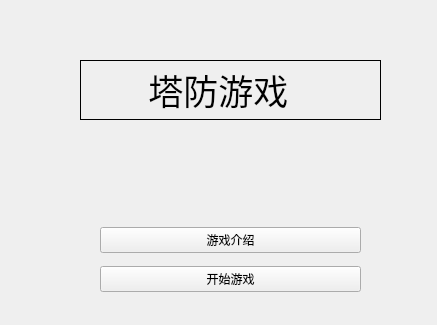
<?xml version="1.0" encoding="UTF-8"?>
<ui version="4.0">
 <class>Widget</class>
 <widget class="QWidget" name="Widget">
  <property name="geometry">
   <rect>
    <x>0</x>
    <y>0</y>
    <width>437</width>
    <height>325</height>
   </rect>
  </property>
  <property name="windowTitle">
   <string>Widget</string>
  </property>
  <widget class="QWidget" name="verticalLayoutWidget">
   <property name="geometry">
    <rect>
     <x>70</x>
     <y>50</y>
     <width>321</width>
     <height>80</height>
    </rect>
   </property>
   <layout class="QVBoxLayout" name="verticalLayout">
    <property name="leftMargin">
     <number>10</number>
    </property>
    <property name="topMargin">
     <number>10</number>
    </property>
    <property name="rightMargin">
     <number>10</number>
    </property>
    <property name="bottomMargin">
     <number>10</number>
    </property>
    <item>
     <widget class="QLabel" name="label">
      <property name="font">
       <font>
        <family>Arial</family>
        <pointsize>26</pointsize>
       </font>
      </property>
      <property name="frameShape">
       <enum>QFrame::Box</enum>
      </property>
      <property name="text">
       <string>      塔防游戏</string>
      </property>
     </widget>
    </item>
   </layout>
  </widget>
  <widget class="QWidget" name="verticalLayoutWidget_2">
   <property name="geometry">
    <rect>
     <x>100</x>
     <y>220</y>
     <width>261</width>
     <height>80</height>
    </rect>
   </property>
   <layout class="QVBoxLayout" name="verticalLayout_2">
    <item>
     <widget class="QPushButton" name="introbut">
      <property name="text">
       <string>游戏介绍</string>
      </property>
     </widget>
    </item>
    <item>
     <widget class="QPushButton" name="beginbut">
      <property name="text">
       <string>开始游戏</string>
      </property>
     </widget>
    </item>
   </layout>
  </widget>
 </widget>
 <resources/>
 <connections/>
</ui>
